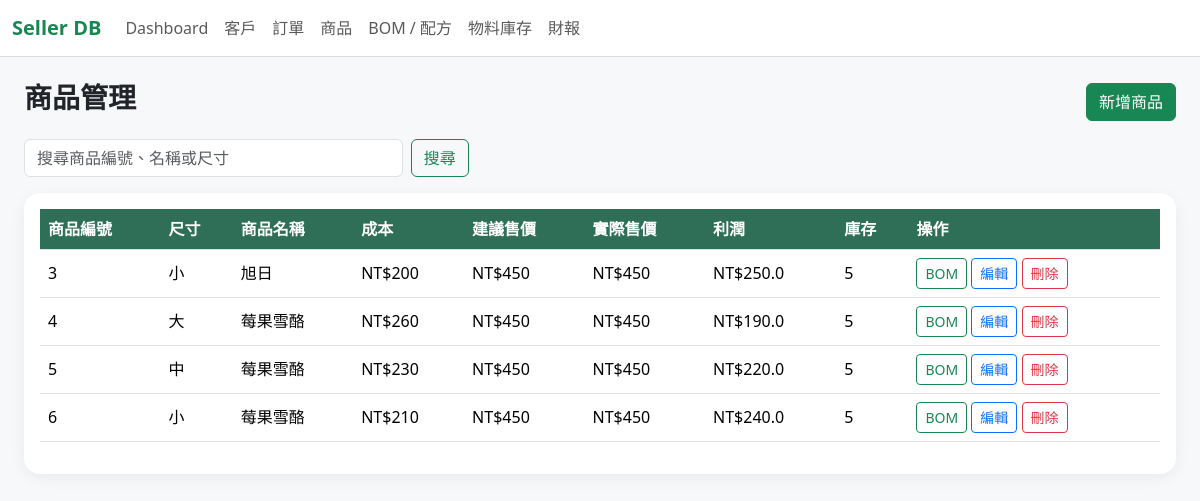
/products, run on an earlier commit of the app's database.
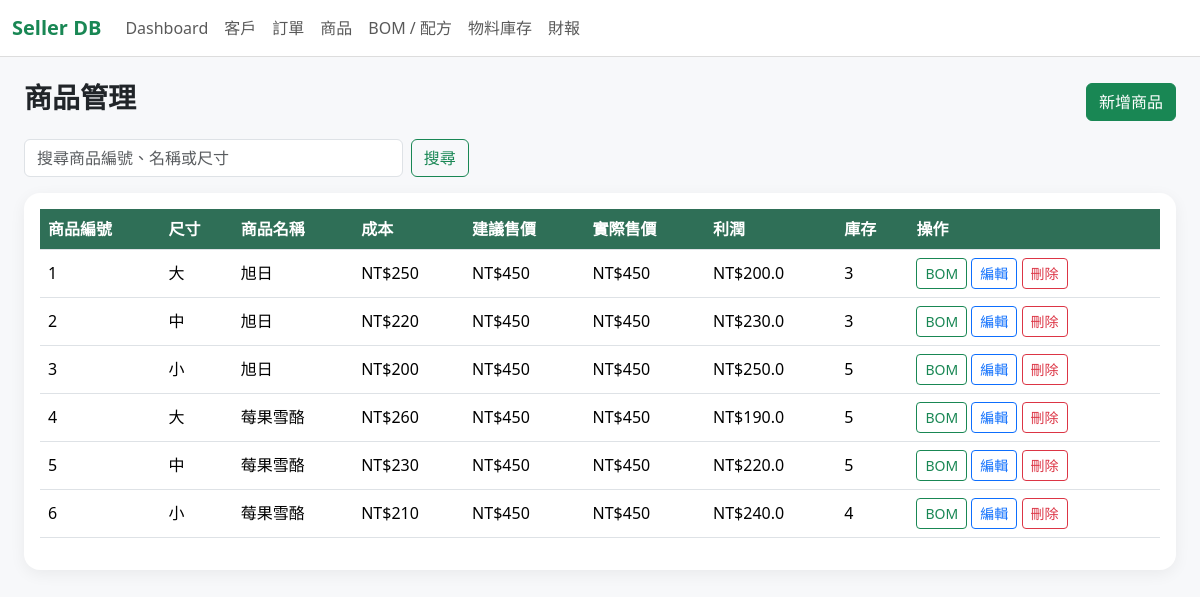
And on a later commit of the database.
### tables this page shows
CREATE TABLE PRODUCT (iID TEXT PRIMARY KEY UNIQUE, size TEXT CHECK (size IN ('大', '中', '小')), i_name TEXT, cost NUMERIC, suggested_price NUMERIC, real_price NUMERIC, profits NUMERIC, available INTEGER);

### app.py (the view)
@app.route("/products")
def products():
    q = request.args.get("q", "").strip()
    db = get_db()
    base_sql = '''
        SELECT *,
               CAST(COALESCE(NULLIF(real_price, ''), '0') AS REAL) - CAST(COALESCE(NULLIF(cost, ''), '0') AS REAL) AS profits_calc
        FROM PRODUCT
        WHERE TRIM(COALESCE(iID, '')) != ''
    '''
    if q:
        rows = db.execute(base_sql + " AND (i_name LIKE ? OR size LIKE ? OR iID LIKE ?) ORDER BY CAST(iID AS INTEGER), iID", (f"%{q}%", f"%{q}%", f"%{q}%")).fetchall()
    else:
        rows = db.execute(base_sql + " ORDER BY CAST(iID AS INTEGER), iID").fetchall()
    return render_template("products.html", products=rows, q=q)

### app.py (called while the page is built)
def get_db():
    if "db" not in g:
        g.db = sqlite3.connect(DB_PATH)
        g.db.row_factory = sqlite3.Row
        g.db.execute("PRAGMA foreign_keys = ON")
    return g.db

@app.before_request
def setup_database():
    init_db()

### templates/products.html
{% extends "base.html" %}
{% block content %}
<div class="d-flex justify-content-between align-items-center mb-3">
    <h3 class="fw-bold">商品管理</h3>
    <a class="btn btn-success" href="{{ url_for('product_new') }}">新增商品</a>
</div>
<form class="row g-2 mb-3">
    <div class="col-md-4">
        <input class="form-control" name="q" value="{{ q }}" placeholder="搜尋商品編號、名稱或尺寸">
    </div>
    <div class="col-auto">
        <button class="btn btn-outline-success">搜尋</button>
    </div>
</form>
<div class="card p-3">
    <div class="table-responsive">
        <table class="table table-hover align-middle">
            <thead>
            <tr>
                <th>商品編號</th>
                <th>尺寸</th>
                <th>商品名稱</th>
                <th>成本</th>
                <th>建議售價</th>
                <th>實際售價</th>
                <th>利潤</th>
                <th>庫存</th>
                <th>操作</th>
            </tr>
            </thead>
            <tbody>
            {% for p in products %}
            <tr>
                <td>{{ p.iID }}</td>
                <td>{{ p.size }}</td>
                <td>{{ p.i_name }}</td>
                <td>NT${{ p.cost }}</td>
                <td>NT${{ p.suggested_price }}</td>
                <td>NT${{ p.real_price }}</td>
                <td>NT${{ p.profits_calc }}</td>
                <td>
                    {% if p.available|int <= 1 %}
                        <span class="badge text-bg-danger">{{ p.available }}</span>
                    {% else %}
                        {{ p.available }}
                    {% endif %}
                </td>
                <td>
                    <a class="btn btn-sm btn-outline-success" href="{{ url_for('recipes') }}?product_key={{ p.iID }}">BOM</a>
                    <a class="btn btn-sm btn-outline-primary" href="{{ url_for('product_edit', iID=p.iID) }}">編輯</a>
                    <form class="action-form" method="post" action="{{ url_for('product_delete', iID=p.iID) }}" onsubmit="return confirm('確定刪除？')">
                        <button class="btn btn-sm btn-outline-danger">刪除</button>
                    </form>
                </td>
            </tr>
            {% else %}
            <tr><td colspan="9" class="text-center text-muted">沒有資料</td></tr>
            {% endfor %}
            </tbody>
        </table>
    </div>
</div>
{% endblock %}

### templates/base.html (shortened to what this page needs)
<!doctype html>
<html lang="zh-Hant">
<head>
    <link href="https://cdn.jsdelivr.net/npm/bootstrap@5.3.3/dist/css/bootstrap.min.css" rel="stylesheet">
    <link href="{{ url_for('static', filename='style.css') }}" rel="stylesheet">
</head>
<body>
<nav class="navbar navbar-expand-lg bg-white sticky-top">
    <div class="container-fluid">
        <a class="navbar-brand fw-bold text-success" href="{{ url_for('dashboard') }}">Seller DB</a>
        <div class="collapse navbar-collapse" id="navbarMenu">
            <ul class="navbar-nav me-auto">
                <li class="nav-item"><a class="nav-link" href="{{ url_for('dashboard') }}">Dashboard</a></li>
                <li class="nav-item"><a class="nav-link" href="{{ url_for('customers') }}">客戶</a></li>
                <li class="nav-item"><a class="nav-link" href="{{ url_for('orders') }}">訂單</a></li>
                <li class="nav-item"><a class="nav-link" href="{{ url_for('products') }}">商品</a></li>
                <li class="nav-item"><a class="nav-link" href="{{ url_for('recipes') }}">BOM / 配方</a></li>
                <li class="nav-item"><a class="nav-link" href="{{ url_for('materials') }}">物料庫存</a></li>
                <li class="nav-item"><a class="nav-link" href="{{ url_for('reports') }}">財報</a></li>
            </ul>
        </div>
    </div>
</nav>
<main class="container-fluid px-4 py-4">
    {% block content %}{% endblock %}
</main>
</body>
</html>

### static/style.css (style rules this page uses)
body { background: #f7f8fa; }
.navbar { border-bottom: 1px solid #ddd; }
.card { border: 0; border-radius: 16px; box-shadow: 0 4px 16px rgba(0,0,0,.06); }
.table thead th { background: #2f6f57; color: white; vertical-align: middle; }
.action-form { display: inline; }

What changed in the data, as far as the page shows it:
added PRODUCT: iID "1", size "大", i_name "旭日", cost "250", suggested_price "450", real_price "450", profits_calc "200.0", available "3"
added PRODUCT: iID "2", size "中", i_name "旭日", cost "220", suggested_price "450", real_price "450", profits_calc "230.0", available "3"
changed PRODUCT id 6: available "5" → "4"
